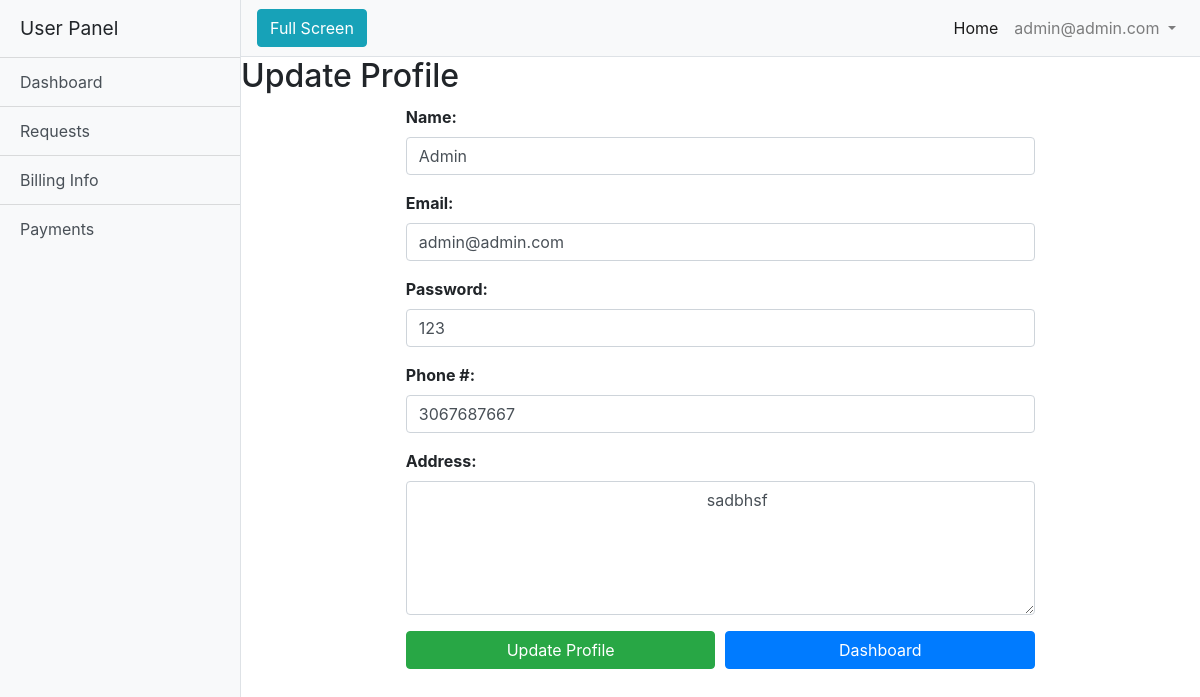
Screenshot of /secondary/index.php?pid=13 (signed in) with the database file from the repository.
### tables this page shows
CREATE TABLE `tb_users` (
  `u_id` int(11) NOT NULL,
  `u_p` varchar(255) NOT NULL,
  `u_name` varchar(255) NOT NULL,
  `u_email` varchar(255) NOT NULL,
  `u_phone` bigint(255) NOT NULL,
  `u_add` text NOT NULL,
  `u_role` varchar(255) NOT NULL,
  `u_resp` varchar(255) NOT NULL,
  `u_pass` varchar(255) NOT NULL,
  `u_bal` float NOT NULL
);

### secondary/index.php (called while the page is built)
<?php
include "include/nav.php";
include "include/controller.php";
include "include/footer.php";
?>

### secondary/pages/upro.php (called while the page is built, shortened)
<?php
$emm=$_SESSION["u_email"];
$sql="SELECT * from tb_users where u_email='$emm'";
$run=mysqli_query($conn,$sql);
while($row=mysqli_fetch_assoc($run))
{
	$namee  =$row['u_name'];
	$emaill =$row['u_email'];
	$passs  =$row['u_pass'];
	$phonee =$row['u_phone'];
	$addd   =$row['u_add'];
}
?>

### secondary/pages/upd_profile.php (the view)
<?php
include "upro.php";
?>
<div class="row">
		<div class="col-sm-12"><h2>Update Profile</h2></div>
		<br><br>
	<div class="col-sm-2"></div>
	<div class="col-sm-8">
	                    <form method="post" action="">
                        <div class="form-row">
                        	<div class="form-group col-md-12">
							<label ><b>Name:</b></label>
                              <input type="text" class="form-control" id="name" placeholder="Name" name="name" value="<?php echo $namee; ?>" required>
                            </div>
                            <div class="form-group col-md-12">
                            	<label ><b>Email:</b></label>
                              <input id="email" name="email" placeholder="Email Address" class="form-control" type="text" value="<?php echo $emaill ?>" required>
                            </div>
                            <div class="form-group col-md-12">
                            	<label ><b>Password:</b></label>
                              <input type="text" class="form-control" id="password" name="pass" placeholder="Password" value="<?php echo $passs; ?>" required>
                            </div>
                            <div class="form-group col-md-12">
                            	<label ><b>Phone #:</b></label>
                              <input type="text" class="form-control" onkeypress="return event.charCode >= 48 && event.charCode <= 57" placeholder="Phone #" name="cntct" value="<?php echo $phonee;  ?>" required>
                            </div>
                            <div class="form-group col-md-12">
                            	<label ><b>Address:</b></label>
                             <textarea class="form-control" rows="5" placeholder="Address" name="add" required>
                             	<?php echo $addd; ?>
                             </textarea>
                            </div>
                          </div>
                        <div class="form-row">
                        	<div class="col-sm-6">
                            <button type="submit" class="btn btn-success btn-block" name="upd_mer">Update Profile</button>
                        	</div>
                        	<div class="col-sm-6">
                        	 <a href="index.php?pid=2"><button type="button" class="btn btn-primary btn-block" name="view">Dashboard</button></a>
                        	</div>
                        </div>
                    </form>
     </div>
     <div class="col-sm-2"></div>
    </div>

### secondary/assets/css/simple-sidebar.css (style rules this page uses)
body { overflow-x: hidden; }

### rows the page displays
tb_users: name "Admin", email "admin@admin.com", pass "123", cntct "3067687667", add "sadbhsf"

### other values shown
$_SESSION["u_email"] "admin@admin.com"
